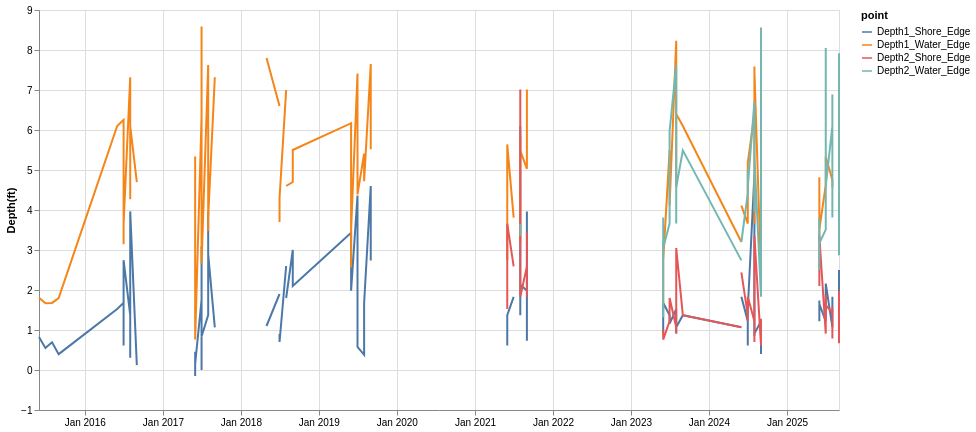

The code cell stored with this chart in its notebook:
### Markdown cell above
# **EDA**

### Code cell
depth = alt.Chart(kelp_clean).transform_fold(
    ["Depth1_Shore_Edge", "Depth1_Water_Edge", "Depth2_Shore_Edge", "Depth2_Water_Edge"],
    as_=["point", "depth"]
    ).mark_line().encode(
        alt.X('yearmonth(Survey_Date):T', title=None),
        alt.Y('depth:Q', title = 'Depth(ft)'),
        alt.Color('point:N'),
    ).properties(
    width=800,
    height=400)

depth

### Figure 1 — Vega-Lite specification as saved in the notebook (floating-point values rounded to 4 significant figures; data arrays with more than 128 entries replaced by an {"elided": "..."} marker saying what was removed)
{"config": {"view": {"continuousWidth": 300, "continuousHeight": 300}}, "data": {"name": "data-bb80e88b1c87493c14958fc2aa3df35d"}, "mark": {"type": "line"}, "encoding": {"color": {"field": "point", "type": "nominal"}, "x": {"field": "Survey_Date", "timeUnit": "yearmonth", "title": null, "type": "temporal"}, "y": {"field": "depth", "title": "Depth(ft)", "type": "quantitative"}}, "height": 400, "transform": [{"fold": ["Depth1_Shore_Edge", "Depth1_Water_Edge", "Depth2_Shore_Edge", "Depth2_Water_Edge"], "as": ["point", "depth"]}], "width": 800, "$schema": "https://vega.github.io/schema/vega-lite/v5.20.1.json", "datasets": {"data-bb80e88b1c87493c14958fc2aa3df35d": {"elided": "131 records"}}}
